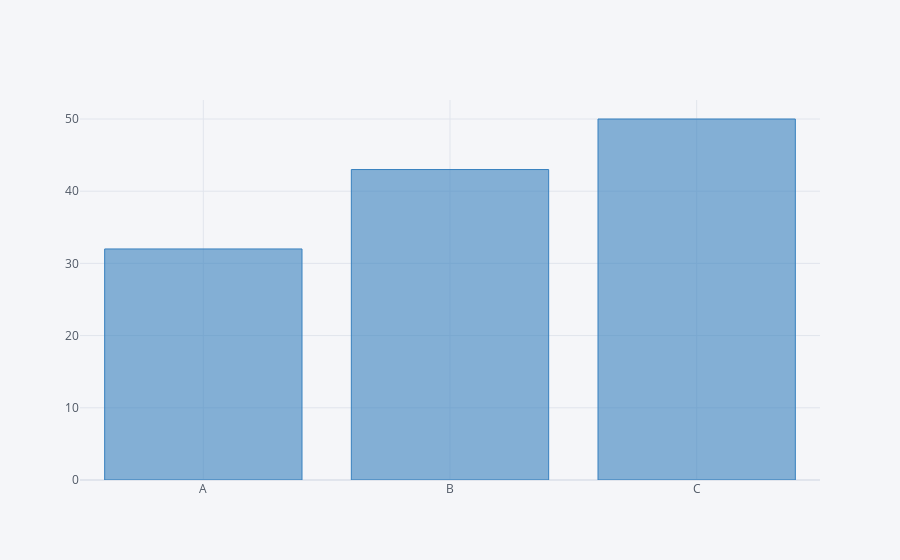

Notebook cell for this chart:
### Markdown cell above
## Bar Plots

### Code cell
df2.iplot(kind='bar', x='Category', y='Values', color='blue')

### Figure 1 — Plotly figure (JSON) as saved in the notebook; plotly's stock layout.template omitted (floating-point values rounded to 4 significant figures)
{"data": [{"marker": {"color": "rgba(55, 128, 191, 0.6)", "line": {"color": "rgba(55, 128, 191, 1.0)", "width": 1}}, "name": "Values", "orientation": "v", "text": "", "type": "bar", "x": ["A", "B", "C"], "y": [32, 43, 50]}], "layout": {"legend": {"bgcolor": "#F5F6F9", "font": {"color": "#4D5663"}}, "paper_bgcolor": "#F5F6F9", "plot_bgcolor": "#F5F6F9", "title": {"font": {"color": "#4D5663"}}, "xaxis": {"gridcolor": "#E1E5ED", "showgrid": true, "tickfont": {"color": "#4D5663"}, "title": {"font": {"color": "#4D5663"}, "text": ""}, "zerolinecolor": "#E1E5ED"}, "yaxis": {"gridcolor": "#E1E5ED", "showgrid": true, "tickfont": {"color": "#4D5663"}, "title": {"font": {"color": "#4D5663"}, "text": ""}, "zerolinecolor": "#E1E5ED"}}}
